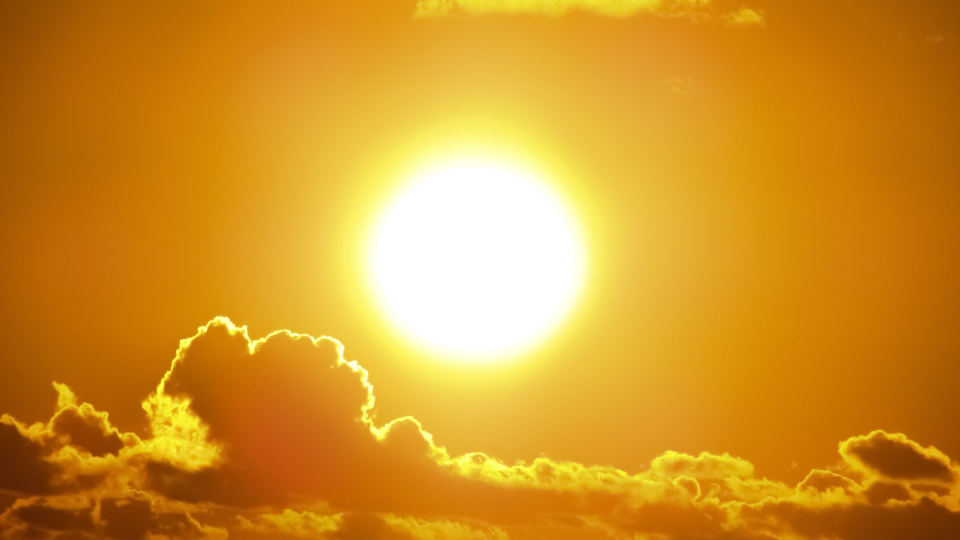
#> input picture images/mosaic_image/mosaic_in.jpg, 1920 x 1080 px (shown at 1/2 size)
$ python photomosaic_generator.py
#> lines starting #> are read from the running program, lines starting #| are printed output that depends on the picture
#> further down, mainImage is the input picture: PIL image 1920x1080 RGB; mean R, G, B 209.8, 147.5, 40.1
from xmlrpc.client import MAXINT
from PIL import Image, ImageOps, ImageStat, ImageCms
from tqdm import tqdm
import os
import math
import copy
import pickle


#Images kept in memory once ingested for speed

#General preferences
# Note: preferences are global; trading off security for convenience
MOSAIC_TILE_SIZE = 20 #will be cropped to MOSAIC_TILE_SIZE x MOSAIC_TILE_SIZE
# Should filenames be prefixed with the MOSAIC_TILE_SIZE?
MAIN_IMAGE_INPUT_PATH = r"./images/mosaic_image/mosaic_in.jpg" #image to convert into mosaic
MOSAIC_IMAGE_OUTPUT_PATH = r"./images/mosaic_image/mosaic_out.jpg" #where to output the mosaic image
TILE_INPUT_FOLDER_PATH = r"./images/tiles/" #where are the mosaic tiles gathered from?
MOSAIC_TILE_FOLDERS =("mango","orange","pineapple") #looks within these folders of the TILE_INPUT_FOLDER_PATH
#TODO: Test with empty input to ingress everything from root of TILE_INPUT_FOLDER_PATH

#Intermediate preferences
#Pickles are prioritized over uncropped images; reasoning: takes less processing time. If no pickle is found, the program will fallback to processing uncropped images.

USE_PICKLE = 1 #do you use a python pickle to ingress cropped images?
SAVE_PICKLE = 1 #Do cropped images get saved to a pickle?
SAVE_CROPPED_IMAGES = 0 #should cropped images be saved?
MOSAIC_PICKLE_FILE_PATH = r"./images/tiles/cropped_tiles.pickle" #where can the pickle be found?
MOSAIC_CROPPED_TILE_FOLDER = r"./images/tiles/cropped/" #where to save cropped images?


# [17 lines left out: function get_img_filenames, not called in this run]

#def calc_average(colour_band_list):
 #   for colour in colour_band_list:

def make_im_tuples(im):
    """"
    converts im to RGB + colour band mean tuples
    """
    if im.mode != "RGB":
        im = im.convert("RGB")
    im_statistics = ImageStat.Stat(im)
    avgs_colour = [math.trunc(colour) for colour in im_statistics.mean] #R G B
#> avgs_colour = [209, 147, 40]

    return (im, avgs_colour[0], avgs_colour[1], avgs_colour[2])

# [68 lines left out: functions crop_images, save_image, create_cropped_images, find_distance, not called in this run]

def find_mosaic_tile(mainImage_tuples, cropped_images_list):
    lowest_distance = MAXINT
    lowest_distance_im = None
    for tup in cropped_images_list:
        cur_distance = find_distance(mainImage_tuples[1:],tup[1:])
        if  cur_distance < lowest_distance:
            lowest_distance = cur_distance
            lowest_distance_im = tup[0]
        else: pass
    return lowest_distance_im

def select_tile(im, left, upper, right, lower):
    """
    Takes a rectangular tile from an image
    # crop function works by taking (left, upper, right, lower)
    returns im
    """
    tile = im.crop((left, upper, right, lower))
    return tile

def create_mosaic(mainImage_tuples, cropped_images_list, grayscale = 0):
    """
    Steps:
    Per mosaic tile find closest match & insert into mainImage
    Return image
    """
#> called with grayscale = 0
    # FOR EVERY tuple find_distance(mainImage_tuples[1:],cropped_images_list[1:])
    #image tuples consist of (Im, avg_red, avg_green, avg_blue) tuples

    mainImage_length = mainImage_tuples[0].size[0]
#> mainImage_length = 1920
    mainImage_width = mainImage_tuples[0].size[1]
#> mainImage_width = 1080
    mainImage_tiles_in_length = math.trunc(mainImage_length / MOSAIC_TILE_SIZE)#how many tiles fit in a length?
#> mainImage_tiles_in_length = 96
    mainImage_tiles_in_width = math.trunc(mainImage_width / MOSAIC_TILE_SIZE) # how many tiles fit in width?
#> mainImage_tiles_in_width = 54

    mosaic_im = copy.deepcopy(mainImage_tuples[0]) #make deep copy of mainImage im
    #boxes start from the top-left
    row_pixel_top = 0 #at which pixel do we start row-wise?
    col_pixel_left = 0
    print("Creating mosaic:")
    for row in tqdm(range(mainImage_tiles_in_width)):
        for col in range(mainImage_tiles_in_length):
            left, upper, right, lower = [col_pixel_left, row_pixel_top, col_pixel_left+MOSAIC_TILE_SIZE, row_pixel_top + MOSAIC_TILE_SIZE]
            tile_tuples = make_im_tuples(select_tile(mainImage, left, upper, right, lower))
            mosaic_tile_im = find_mosaic_tile(tile_tuples, cropped_images_list)
            mosaic_im.paste(mosaic_tile_im, (left, upper, right, lower))
            #save_image(mosaic_im, MOSAIC_IMAGE_OUTPUT_PATH)
            col_pixel_left += MOSAIC_TILE_SIZE
        col_pixel_left = 0 # reset col_pixel
        row_pixel_top += MOSAIC_TILE_SIZE
#> this loop made 1 pass
#> pass 1, in select_tile, `tile = im.crop((left, upper, right, lower))`:
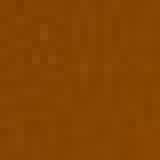
#> tile: PIL image 20x20 RGB (shown 8 times larger); mean R, G, B 133.1, 68, 2.6
#> after the loop, row_pixel_top = 0
    save_image(mosaic_im,MOSAIC_IMAGE_OUTPUT_PATH)
    return 0

# [9 lines left out: function quit_error, not called in this run]

def check_tile_size(im, MOSAIC_TILE_SIZE):
    if ((im.size[0] % MOSAIC_TILE_SIZE) != 0) or ((im.size[1] % MOSAIC_TILE_SIZE) != 0):
        print("Image dimensions %i x %i is not cleanly divisible by mosaic tile size %i" % (mainImage.size[0], mainImage.size[1], MOSAIC_TILE_SIZE))

        # calculate smallest image dimension
        if im.size[0] <= im.size[1]:
            smallest_dim = im.size[0]
        else:
            smallest_dim = im.size[1]
        # calculate the amount of cropping options, reduce by factor of 10.
        if (cropping_options := smallest_dim // MOSAIC_TILE_SIZE // 10) > 1: pass
        else:
            suggested_min_dimension = MOSAIC_TILE_SIZE * 10
            quit_error("Mosaic input image too small", "Use a mosaic input image with a smallest dimension of at least %i px" % suggested_min_dimension)
        # calculate image aspect ratio using greatest common denominator
        im_gcd = math.gcd(im.size[0], im.size[1])
        im_aspect_ratio = [im.size[0]//im_gcd, im.size[1]//im_gcd]
        # suggest image dimensions
        cropping_suggestions = [(list(map((lambda x: x * MOSAIC_TILE_SIZE * i), im_aspect_ratio))) for i in range(1,(cropping_options)+2)]  # maps th

        quit_error("Image dimensions do not match tilesize.", "Crop your image to one of these width x height dimensions:\n" + str(cropping_suggestions))

def check_pickle(cropped_images_list):
    # Is every image the correct type, crop size, mode?
    for im_tuple in cropped_images_list:
        if not (isinstance(im_tuple[0], Image.Image)):
            return 1
        if not (im_tuple[0].mode == "RGB"):
            return 1
        if not (im_tuple[0].size[0] == MOSAIC_TILE_SIZE or im_tuple[0].size[1] == MOSAIC_TILE_SIZE):
            return 1
        # Are the computed avg colour values between 0 and 255?
        for colour in im_tuple[1:]:
            if not (colour >= 0 or colour <= 255):
                return 1

def ingressPickle():
    """
    Returns a 1 if pickle is not valid."""
    cropped_images_list = []
    try:
        with open(MOSAIC_PICKLE_FILE_PATH, "rb") as fp_pickle_path:
            cropped_images_list = pickle.load(fp_pickle_path)
            print("Pickle has been loaded")
    except:
        print("Could not open pickle file. Reverting to fallback.")
    if (check_pickle(cropped_images_list) == 1):
        print("Pickle file showed error during ingestion. Reverting to fallback.")
        return 1

    return cropped_images_list

# [7 lines left out: function egressPickle, not called in this run]

if __name__ == "__main__":
    """
    General program flow:

    Open the main image.
    If USE_PICKLE = 1, ingress the pickle into a cropped_imagelist. Else process each image in the Tile_Input_Folder_Path/{MOSAIC_TILE_FOLDERS}
    Create a mosaic based on the lowest avg distance between a region of the main image, and every cropped_imagelist.
    If SAVE_PICKLE = 1, egress the pickle.

    cropped_image_list is a list of tuples of form:
    (im, avgRed,avgGreen,avgBlue)

    """
    mainImage_tuples = ()
    cropped_images_list = ()

    try:
        with Image.open(MAIN_IMAGE_INPUT_PATH) as mainImage:
            mainImage_tuples = make_im_tuples(mainImage)
            check_tile_size(mainImage, MOSAIC_TILE_SIZE) #Check whether image divisible by tilesize
    except FileNotFoundError:
        quit_error("No image found in %s" % MAIN_IMAGE_INPUT_PATH, "Double check relative filepath.")

    # Ingest tile pickle OR create cropped images.
    pickle_valid = 0
    if USE_PICKLE == 1:
        if (cropped_images_list := ingressPickle()) != 1:
            pickle_valid = 1 # the pickle is valid
    if pickle_valid == 0:
        cropped_images_list = create_cropped_images()
#> (the run stopped early here; a loop or call above may not have finished)
